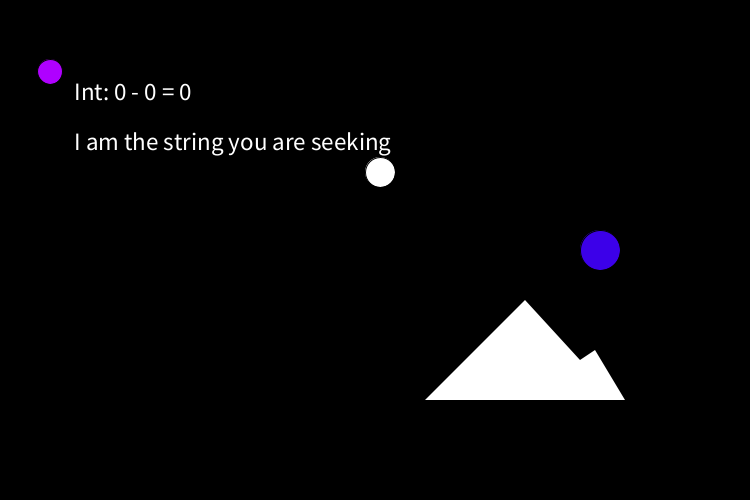
Frame 1 (no input)
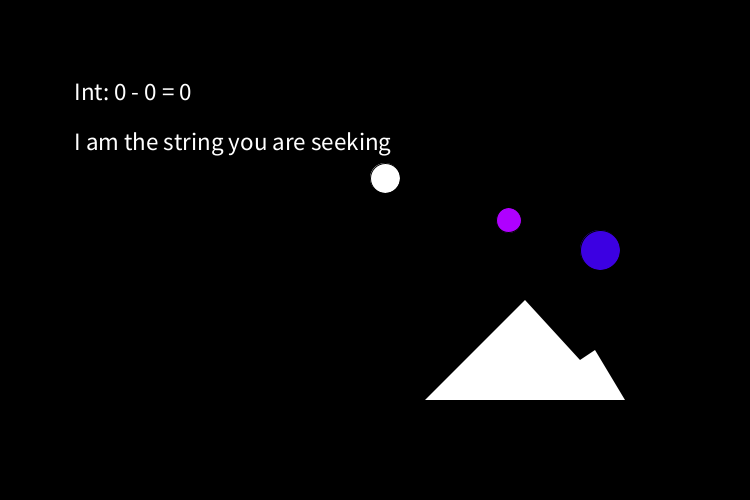
Frame 60 (the mouse pressed at the canvas centre just before this capture)
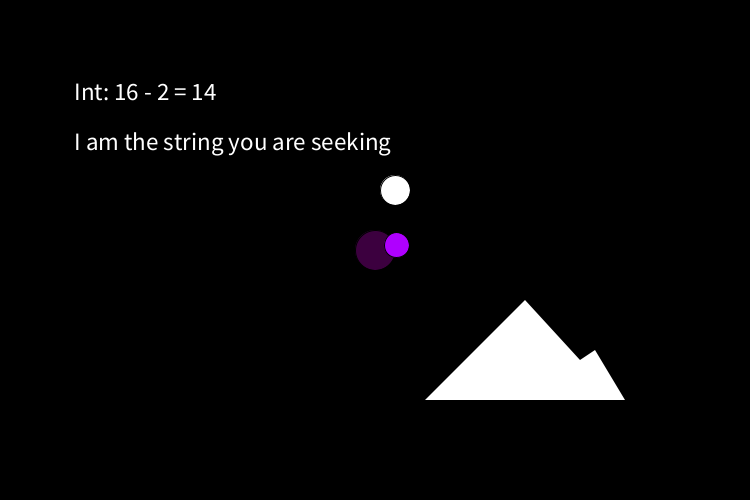
Frame 120 (the mouse held since frame 60 and released just before this capture)

The Processing sketch that drew these frames (run headless with seeded random() and noise(); from frame 60 on, the mouse is pressed at the canvas centre):

// Processing sketch: Week_4_HW
// ── Week_4_HW.pde
int n1, n2; 
String differenceSentence; 

float ball_xPos, ball_yPos;
float ball_xSpeed, ball_ySpeed;

PShape s;

int moon_x, moon_y;

float lerp_x = width/3;
float lerp_y = height/3*2;


void setup(){
  size(750, 500); 
  textSize(25);
  
  //BOOLEAN BALL
    ball_xPos = width/2;
    ball_yPos = height/3;
    ball_xSpeed = 5;
    ball_ySpeed = 6;
  
  
  //CUSTOM SHAPE
    s = createShape();
    s.beginShape();
    s.noStroke();
    s.vertex(0, 100);
    s.vertex(200, 100);
    s.vertex(170, 50);
    s.vertex(155, 60);
    s.vertex(100, 0);
    s.endShape(CLOSE);
  
  //RETURNING VOID
    howReturnVoid();

  //MOON THAT CHANGES COLOR
    moon_x = width/5*4;
    moon_y = height/2;


}





void draw(){
  background(0);
  
  //RETURN INT
    differenceSentence = "Int: " + str(n1) + " - " + str(n2) + " = " + subtraction(n1, n2); 
    fill(255);
    text(differenceSentence, width/20*2, height/10*2); 
  
  //FOR BOOLEAN BALL
     ball_xPos = ball_xPos + ball_xSpeed;
     ball_yPos = ball_yPos + ball_ySpeed;
      
     fill(255);
     ellipse(ball_xPos, ball_yPos, 30, 30);
      
     checkBoundaries(1);
  
  //RETURN STRING
    String string = returnAString();
    text(string, width/20*2, height/10*3);
  
  //CUSTOM SHAPE
    shape(s,width/2+50, height/2+50);
  
  //MOON THAT CHANGES COLOR BASED ON MOVING BALL
    float moonColor = map(distanceBwShapes(ball_xPos, ball_yPos, moon_x, moon_y), 0, 255, 0, 255);
    fill(60, 0, moonColor);
    ellipse(moon_x, moon_y, 40, 40);
    //println(distanceBwShapes(ball_xPos, ball_yPos, moon_x, moon_y));
  
  
  //LERP
    lerp_x = lerp(lerp_x, moon_x, 0.03);
    lerp_y = lerp(lerp_y, moon_y, 0.03);
    fill(175,0,255);
    ellipse(lerp_x, lerp_y, 25, 25);

  

}






void mousePressed(){
  n1 = int(random(10,20)); 
  n2 = int(random(0,10)); 
  moon_x = mouseX;
  moon_y = mouseY;
}


int subtraction(int num1, int num2){
  int differenceLocal = num1 - num2; 
  return differenceLocal; 
}


void checkBoundaries(float shapeNumber){
  if (shapeNumber == 1){
    if (isBallOutsideBox(ball_xPos, ball_yPos)){
      ball_xSpeed *= -1;
      ball_ySpeed *= -1;
    }
  }
}


boolean isBallOutsideBox(float x, float y){
  if (x< width/2 || x > width || y < height/3 || y > height/3*2){
    return true;
  }
  return false;
}


String returnAString( ){
  String a = "I am the string you are seeking";
  return a;
} 


void howReturnVoid(){
  println("Is this returning void??");
}


float distanceBwShapes(float shape1X, float shape1Y, float shape2X, float shape2Y) {
  float dist = dist(shape1X, shape1Y, shape2X, shape2Y);
  return dist;
}
